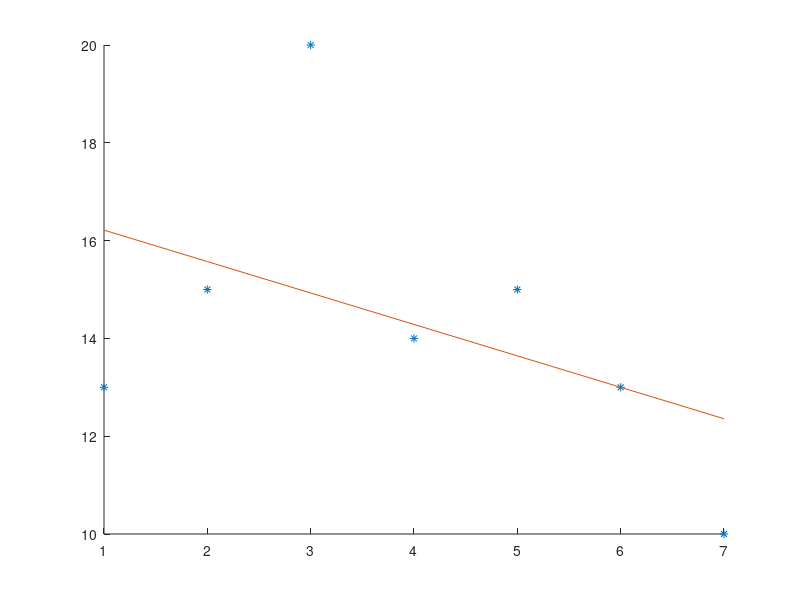

Here is the MATLAB script that generated this plot:
% Exercise 1 / Laboratory 7

x = [1,2,3,4,5,6,7];
fx = [13,15,20,14,15,13,10];
p = polyfit(x,fx,1);
polyval(p,8)

hold on

plot(x,fx,"*")
plot(x,polyval(p,x))

hold off